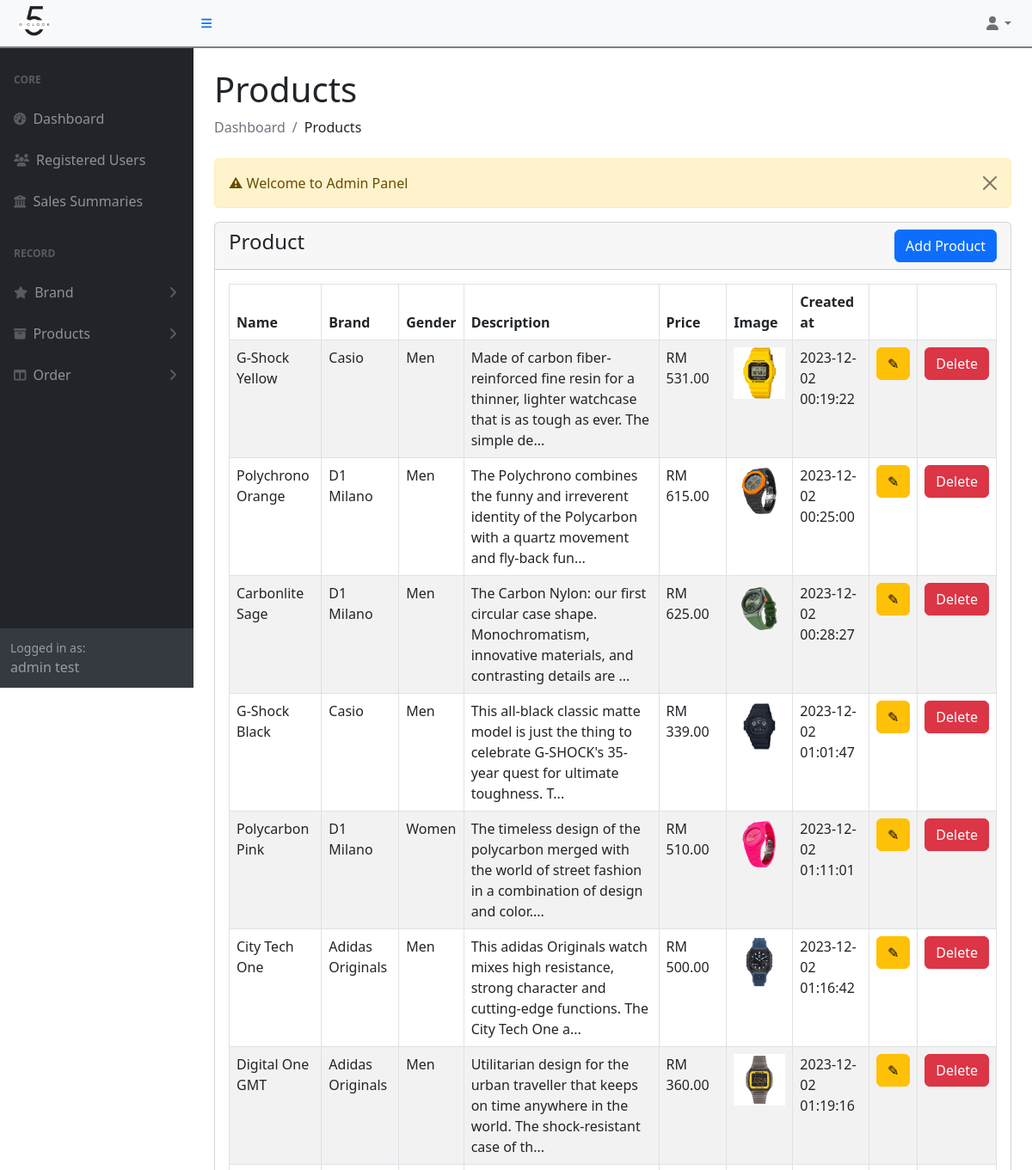
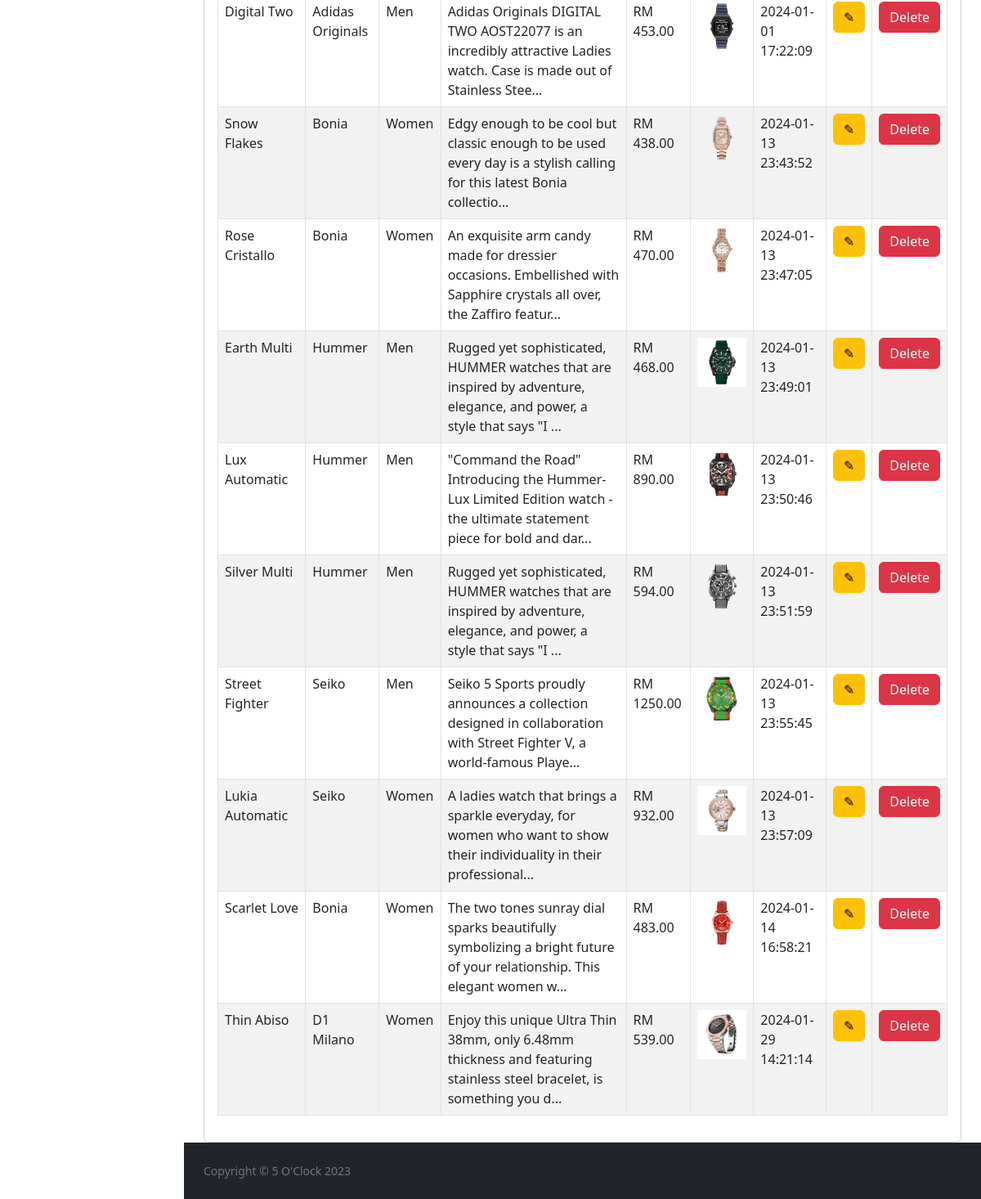
/ecommerce/admin/product-view.php (signed in), run on the app's committed database (2 pictures, top to bottom).
### tables this page shows
CREATE TABLE `products` (
  `product_id` int(11) NOT NULL,
  `brand_id` int(11) DEFAULT NULL,
  `name` varchar(255) NOT NULL,
  `description` text DEFAULT NULL,
  `price` decimal(10,2) NOT NULL,
  `image` varchar(255) NOT NULL,
  `created_at` datetime NOT NULL DEFAULT current_timestamp(),
  `gender` enum('Men','Women') NOT NULL
);

CREATE TABLE `brand` (
  `brand_id` int(11) NOT NULL,
  `name` varchar(191) NOT NULL,
  `description` text NOT NULL,
  `created_at` datetime NOT NULL DEFAULT current_timestamp()
);

### ecommerce/admin/product-view.php (the view, shortened to what this page needs)
<?php
include('authentication.php');
include('includes/header.php');
?>
<div class="container-fluid px-4">
    <h1 class="mt-4">Products</h1>
    <ol class="breadcrumb mb-4">
        <li class="breadcrumb-item active">Dashboard</li>
        <li class="breadcrumb-item">Products</li>
    </ol>
    <div class="row">
        <div class="col-md-12">
            <?php include('message.php'); ?>
            <div class="card">
                <div class="card-header">
                    <h4>Product
                        <a href="product-add.php" class="btn btn-primary float-end">Add Product</a>
                    </h4>
                </div>
                <div class="card-body">
                    <div class="table-responsive">
                    <table class="table table-bordered table-striped">
                        <thead>
                            <tr>
                                <th>Name</th>
                                <th>Brand</th>
                                <th>Gender</th>
                                <th>Description</th>
                                <th>Price</th>
                                <th>Image</th>
                                <th>Created at</th>
                                <th></th>
                                <th></th>
                            </tr>
                        </thead>
                        <tbody>
                            <?php
                            $query = "SELECT p.*, b.name AS bname FROM products p, brand b WHERE b.brand_id = p.brand_id";
                            $query_run = mysqli_query($con, $query);
                            if(mysqli_num_rows($query_run) > 0)
                            {
                                foreach($query_run as $row)
                                {
                                    ?>
                                        <tr>
                                            <td><?= $row['name'] ?></td>
                                            <td><?= $row['bname'] ?></td>
                                            <td><?= $row['gender'] ?></td>
                                            <td><?= substr($row['description'], 0, 115) . (strlen($row['description']) > 50 ? '...' : '') ?></td>
                                            <td>RM <?= $row['price'] ?></td>
                                            <td>
                                                <img src="../uploads/<?= $row['image'] ?>" width="60px" height="60px">
                                            </td>
                                            <td><?= $row['created_at'] ?></td>
                                            <td><a href="product-edit.php?product_id=<?=$row['product_id']?>" class="btn btn-warning">&#9998;</a></td>
                                            <td>
                                                <form action="crud.php" method="post">
                                            <button type="submit" name="delete_pro" value="<?=$row['product_id']?>" class="btn btn-danger">Delete</button></td>
                                        </tr>
                                    <?php
                                }
                            }
                            else
                            {
                             ?>
                                    <tr>
                                        <td coldspan="7">No Record Found</td>
                                    </tr>
                             <?php
                            }
                            ?>
                        </tbody>
                    </table>
                    </div>
                </div>
            </div>
        </div>
    </div>
</div>
<?php
include('includes/footer.php');
include('includes/scripts.php');
?>

### ecommerce/admin/includes/header.php (shortened to what this page needs)
<!DOCTYPE html>
<html lang="en">
    <head>
        <link href="https://cdn.jsdelivr.net/npm/simple-datatables@7.1.2/dist/style.min.css" rel="stylesheet" />
        <link href="css/styles.css" rel="stylesheet" />
    </head>
<body class="sb-nav-fixed">
    <?php include('includes/navbar-top.php'); ?>
    <div id="layoutSidenav">
    <?php include('includes/sidebar.php'); ?>
    <div id="layoutSidenav_content">
        <main>

### ecommerce/admin/includes/navbar-top.php (shortened to what this page needs)
<nav class="sb-topnav navbar navbar-expand bg-light" style="border-bottom:2px solid grey;">
            <a class="navbar-brand mt-1" href="dashboard.php"><img src="../images/logo.png" width="80px"></a>
            <button class="btn btn-link btn-sm order-1 order-lg-0 me-4 me-lg-0" id="sidebarToggle" href="#!"><i class="fas fa-bars"></i></button>
            <ul class="navbar-nav ms-auto me-0 me-md-3 my-2 my-md-0">
                <li class="nav-item dropdown">
                    <a class="nav-link dropdown-toggle" id="navbarDropdown" href="#" role="button" data-bs-toggle="dropdown" aria-expanded="false">
                        <i class="fas fa-user fa-fw"></i></a>
                </li>
            </ul>
        </nav>

### ecommerce/admin/includes/sidebar.php (shortened to what this page needs)
<div id="layoutSidenav_nav">
<nav class="sb-sidenav accordion sb-sidenav-dark" id="sidenavAccordion">
    <div class="sb-sidenav-menu">
        <div class="nav">
            <div class="sb-sidenav-menu-heading">Core</div>
            <a class="nav-link" href="dashboard.php">
                <div class="sb-nav-link-icon"><i class="fas fa-tachometer-alt"></i></div>
                Dashboard
            </a>
            <a class="nav-link" href="user-view.php">
                <div class="sb-nav-link-icon"><i class="fas fa-users"></i></div>
                Registered Users
            </a>
            <a class="nav-link" href="sales.php">
                <div class="sb-nav-link-icon"><i class="fas fa-bank"></i></div>
                Sales Summaries
            </a>
            <div class="sb-sidenav-menu-heading">Record</div>
            <a class="nav-link collapsed" href="#" data-bs-toggle="collapse" data-bs-target="#collapseBrand" aria-expanded="false" aria-controls="collapseBrand">
                <div class="sb-nav-link-icon"><i class="fas fa-star"></i></div>
                Brand
                <div class="sb-sidenav-collapse-arrow"><i class="fas fa-angle-down"></i></div>
            </a>
            <a class="nav-link collapsed" href="#" data-bs-toggle="collapse" data-bs-target="#collapseProducts" aria-expanded="false" aria-controls="collapseProducts">
                <div class="sb-nav-link-icon"><i class="fas fa-archive"></i></div>
                Products
                <div class="sb-sidenav-collapse-arrow"><i class="fas fa-angle-down"></i></div>
            </a>
            <a class="nav-link collapsed" href="#" data-bs-toggle="collapse" data-bs-target="#collapseOrders" aria-expanded="false" aria-controls="collapseOrders">
                <div class="sb-nav-link-icon"><i class="fas fa-columns"></i></div>
                Order
                <div class="sb-sidenav-collapse-arrow"><i class="fas fa-angle-down"></i></div>
            </a>
        </div>
    </div>
    <div class="sb-sidenav-footer">
        <div class="small">Logged in as:</div>
        <?php if(isset($_SESSION['auth_user'])) : ?>
        <?= $_SESSION['auth_user']['user_name']; ?>
        <?php endif; ?>
    </div>
</nav>
</div>

### ecommerce/admin/message.php (shortened to what this page needs)
<?php
if(isset($_SESSION['message']))
{
    ?>
    <div class="alert alert-warning alert-dismissible fade show" role="alert">
        <strong>&#x26A0;</strong> <?= $_SESSION['message']; ?>
        <button type="button" class="btn-close" data-bs-dismiss="alert" aria-label="Close"></button>
    </div>
    <?php
}
?>

### ecommerce/admin/includes/footer.php
</main>
                <footer class="py-4 bg-dark mt-auto">
                    <div class="container-fluid px-4">
                        <div class="d-flex align-items-center justify-content-between small">
                            <div class="text-muted">Copyright &copy; 5 O'Clock 2023</div>
                        </div>
                    </div>
                </footer>
            </div>
        </div>

### ecommerce/admin/includes/scripts.php (shortened to what this page needs)
</body>
</html>

### data on the page
products: name "G-Shock Yellow", brand.name "Casio", gender "Men", description "Made of carbon fiber-reinforced fine resin for a thinner, lighter watchcase that is as tough as ever. The simple de", price "531.00", image (picture), created_at "2023-12-02 00:19:22", $row['product_id'] 15 (drawn)
products: name "Polychrono Orange", brand.name "D1 Milano", gender "Men", description "The Polychrono combines the funny and irreverent identity of the Polycarbon with a quartz movement and fly-back fun", price "615.00", image (picture), created_at "2023-12-02 00:25:00", $row['product_id'] 16 (drawn)
products: name "Carbonlite Sage", brand.name "D1 Milano", gender "Men", description "The Carbon Nylon: our first circular case shape. Monochromatism, innovative materials, and contrasting details are", price "625.00", image (picture), created_at "2023-12-02 00:28:27", $row['product_id'] 17 (drawn)
products: name "G-Shock Black", brand.name "Casio", gender "Men", description "This all-black classic matte model is just the thing to celebrate G-SHOCK's 35-year quest for ultimate toughness. T", price "339.00", image (picture), created_at "2023-12-02 01:01:47", $row['product_id'] 18 (drawn)
products: name "Polycarbon Pink", brand.name "D1 Milano", gender "Women", description "The timeless design of the polycarbon merged with the world of street fashion in a combination of design and color.", price "510.00", image (picture), created_at "2023-12-02 01:11:01", $row['product_id'] 19 (drawn)
products: name "City Tech One", brand.name "Adidas Originals", gender "Men", description "This adidas Originals watch mixes high resistance, strong character and cutting-edge functions. The City Tech One a", price "500.00", image (picture), created_at "2023-12-02 01:16:42", $row['product_id'] 20 (drawn)
products: name "Digital One GMT", brand.name "Adidas Originals", gender "Men", description "Utilitarian design for the urban traveller that keeps on time anywhere in the world. The shock-resistant case of th", price "360.00", image (picture), created_at "2023-12-02 01:19:16", $row['product_id'] 22 (drawn)
products: name "Digital Two", brand.name "Adidas Originals", gender "Men", description "Adidas Originals DIGITAL TWO AOST22077 is an incredibly attractive Ladies watch. Case is made out of Stainless Stee", price "453.00", image (picture), created_at "2024-01-01 17:22:09", $row['product_id'] 23 (drawn)
products: name "Snow Flakes", brand.name "Bonia", gender "Women", description "Edgy enough to be cool but classic enough to be used every day is a stylish calling for this latest Bonia collectio", price "438.00", image (picture), created_at "2024-01-13 23:43:52", $row['product_id'] 24 (drawn)
products: name "Rose Cristallo", brand.name "Bonia", gender "Women", description "An exquisite arm candy made for dressier occasions. Embellished with Sapphire crystals all over, the Zaffiro featur", price "470.00", image (picture), created_at "2024-01-13 23:47:05", $row['product_id'] 26 (drawn)
products: name "Earth Multi", brand.name "Hummer", gender "Men", description "Rugged yet sophisticated, HUMMER watches that are inspired by adventure, elegance, and power, a style that says \"I", price "468.00", image (picture), created_at "2024-01-13 23:49:01", $row['product_id'] 27 (drawn)
products: name "Lux Automatic", brand.name "Hummer", gender "Men", description "\"Command the Road\" Introducing the Hummer-Lux Limited Edition watch - the ultimate statement piece for bold and dar", price "890.00", image (picture), created_at "2024-01-13 23:50:46", $row['product_id'] 28 (drawn)
products: name "Silver Multi", brand.name "Hummer", gender "Men", description "Rugged yet sophisticated, HUMMER watches that are inspired by adventure, elegance, and power, a style that says \"I", price "594.00", image (picture), created_at "2024-01-13 23:51:59", $row['product_id'] 29 (drawn)
products: name "Street Fighter", brand.name "Seiko", gender "Men", description "Seiko 5 Sports proudly announces a collection designed in collaboration with Street Fighter V, a world-famous Playe", price "1250.00", image (picture), created_at "2024-01-13 23:55:45", $row['product_id'] 30 (drawn)
products: name "Lukia Automatic", brand.name "Seiko", gender "Women", description "A ladies watch that brings a sparkle everyday, for women who want to show their individuality in their professional", price "932.00", image (picture), created_at "2024-01-13 23:57:09", $row['product_id'] 31 (drawn)
products: name "Scarlet Love", brand.name "Bonia", gender "Women", description "The two tones sunray dial sparks beautifully symbolizing a bright future of your relationship. This elegant women w", price "483.00", image (picture), created_at "2024-01-14 16:58:21", $row['product_id'] 32 (drawn)
products: name "Thin Abiso", brand.name "D1 Milano", gender "Women", description "Enjoy this unique Ultra Thin 38mm, only 6.48mm thickness and featuring stainless steel bracelet, is something you d", price "539.00", image (picture), created_at "2024-01-29 14:21:14", $row['product_id'] 33 (drawn)

### other printed values
$_SESSION['auth_user']['user_name'] "admin test"
$_SESSION['message'] "Welcome to Admin Panel"
